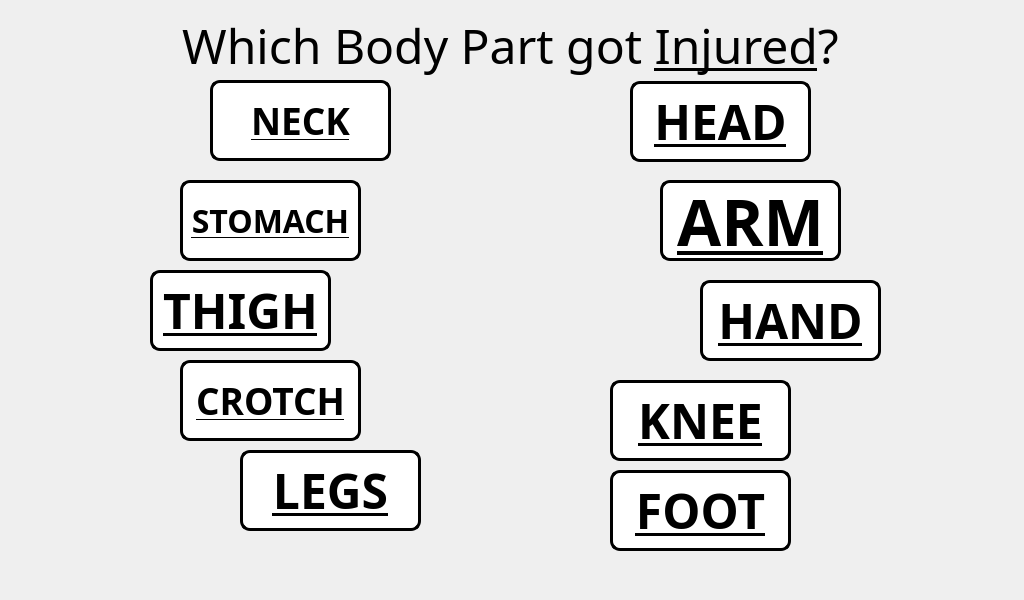
<?xml version="1.0" encoding="UTF-8"?>
<ui version="4.0">
 <class>mainWindow</class>
 <widget class="QMainWindow" name="mainWindow">
  <property name="geometry">
   <rect>
    <x>0</x>
    <y>0</y>
    <width>1024</width>
    <height>600</height>
   </rect>
  </property>
  <property name="minimumSize">
   <size>
    <width>1024</width>
    <height>600</height>
   </size>
  </property>
  <property name="maximumSize">
   <size>
    <width>1024</width>
    <height>600</height>
   </size>
  </property>
  <property name="windowTitle">
   <string>Select Body Part</string>
  </property>
  <widget class="QWidget" name="centralwidget">
   <widget class="QLabel" name="TITLE">
    <property name="geometry">
     <rect>
      <x>0</x>
      <y>0</y>
      <width>1021</width>
      <height>91</height>
     </rect>
    </property>
    <property name="font">
     <font>
      <family>Unispace</family>
      <pointsize>24</pointsize>
     </font>
    </property>
    <property name="text">
     <string>&lt;html&gt;&lt;head/&gt;&lt;body&gt;&lt;p&gt;&lt;span style=&quot; font-size:36pt;&quot;&gt;Which Body Part got &lt;/span&gt;&lt;span style=&quot; font-size:36pt; text-decoration: underline;&quot;&gt;Injured&lt;/span&gt;&lt;span style=&quot; font-size:36pt;&quot;&gt;?&lt;/span&gt;&lt;/p&gt;&lt;/body&gt;&lt;/html&gt;</string>
    </property>
    <property name="alignment">
     <set>Qt::AlignCenter</set>
    </property>
   </widget>
   <widget class="QLabel" name="body_part">
    <property name="geometry">
     <rect>
      <x>10</x>
      <y>60</y>
      <width>1001</width>
      <height>521</height>
     </rect>
    </property>
    <property name="text">
     <string/>
    </property>
    <property name="textFormat">
     <enum>Qt::PlainText</enum>
    </property>
    <property name="pixmap">
     <pixmap>pictures/program_pictures/body_part_types.png</pixmap>
    </property>
   </widget>
   <widget class="QPushButton" name="hand_button">
    <property name="geometry">
     <rect>
      <x>700</x>
      <y>280</y>
      <width>181</width>
      <height>81</height>
     </rect>
    </property>
    <property name="font">
     <font>
      <family>Unispace</family>
      <pointsize>36</pointsize>
      <weight>75</weight>
      <bold>true</bold>
      <underline>true</underline>
     </font>
    </property>
    <property name="styleSheet">
     <string notr="true">QPushButton:hover:!pressed
{
  background-color: rgb(195,30,60);
}

QPushButton
{
  background-color: white;
color: black;
border-style: outset;
border-width: 3px;
border-radius:10px;
border-color: black;
}</string>
    </property>
    <property name="text">
     <string>HAND</string>
    </property>
   </widget>
   <widget class="QLabel" name="label">
    <property name="geometry">
     <rect>
      <x>0</x>
      <y>0</y>
      <width>1024</width>
      <height>600</height>
     </rect>
    </property>
    <property name="minimumSize">
     <size>
      <width>1024</width>
      <height>600</height>
     </size>
    </property>
    <property name="maximumSize">
     <size>
      <width>1024</width>
      <height>600</height>
     </size>
    </property>
    <property name="text">
     <string/>
    </property>
    <property name="pixmap">
     <pixmap>pictures/program_pictures/main_wallpaper.png</pixmap>
    </property>
   </widget>
   <widget class="QPushButton" name="head_button">
    <property name="geometry">
     <rect>
      <x>630</x>
      <y>81</y>
      <width>181</width>
      <height>81</height>
     </rect>
    </property>
    <property name="font">
     <font>
      <family>Unispace</family>
      <pointsize>36</pointsize>
      <weight>75</weight>
      <bold>true</bold>
      <underline>true</underline>
     </font>
    </property>
    <property name="styleSheet">
     <string notr="true">QPushButton:hover:!pressed
{
  background-color: rgb(195,30,60);
}

QPushButton
{
  background-color: white;
color: black;
border-style: outset;
border-width: 3px;
border-radius:10px;
border-color: black;
}</string>
    </property>
    <property name="text">
     <string>HEAD</string>
    </property>
   </widget>
   <widget class="QPushButton" name="knee_button">
    <property name="geometry">
     <rect>
      <x>610</x>
      <y>380</y>
      <width>181</width>
      <height>81</height>
     </rect>
    </property>
    <property name="font">
     <font>
      <family>Unispace</family>
      <pointsize>36</pointsize>
      <weight>75</weight>
      <bold>true</bold>
      <underline>true</underline>
     </font>
    </property>
    <property name="styleSheet">
     <string notr="true">QPushButton:hover:!pressed
{
  background-color: rgb(195,30,60);
}

QPushButton
{
  background-color: white;
color: black;
border-style: outset;
border-width: 3px;
border-radius:10px;
border-color: black;
}</string>
    </property>
    <property name="text">
     <string>KNEE</string>
    </property>
   </widget>
   <widget class="QPushButton" name="stomach_button">
    <property name="geometry">
     <rect>
      <x>180</x>
      <y>180</y>
      <width>181</width>
      <height>81</height>
     </rect>
    </property>
    <property name="font">
     <font>
      <family>PibotoLt</family>
      <pointsize>24</pointsize>
      <weight>75</weight>
      <bold>true</bold>
      <underline>true</underline>
     </font>
    </property>
    <property name="styleSheet">
     <string notr="true">QPushButton:hover:!pressed
{
  background-color: rgb(195,30,60);
}

QPushButton
{
  background-color: white;
color: black;
border-style: outset;
border-width: 3px;
border-radius:10px;
border-color: black;
}</string>
    </property>
    <property name="text">
     <string>STOMACH</string>
    </property>
   </widget>
   <widget class="QPushButton" name="arm_button">
    <property name="geometry">
     <rect>
      <x>660</x>
      <y>180</y>
      <width>181</width>
      <height>81</height>
     </rect>
    </property>
    <property name="font">
     <font>
      <family>Unispace</family>
      <pointsize>48</pointsize>
      <weight>75</weight>
      <bold>true</bold>
      <underline>true</underline>
     </font>
    </property>
    <property name="styleSheet">
     <string notr="true">QPushButton:hover:!pressed
{
  background-color: rgb(195,30,60);
}

QPushButton
{
  background-color: white;
color: black;
border-style: outset;
border-width: 3px;
border-radius:10px;
border-color: black;
}</string>
    </property>
    <property name="text">
     <string>ARM</string>
    </property>
   </widget>
   <widget class="QPushButton" name="neck_button">
    <property name="geometry">
     <rect>
      <x>210</x>
      <y>80</y>
      <width>181</width>
      <height>81</height>
     </rect>
    </property>
    <property name="font">
     <font>
      <family>Unispace</family>
      <pointsize>28</pointsize>
      <weight>75</weight>
      <bold>true</bold>
      <underline>true</underline>
     </font>
    </property>
    <property name="styleSheet">
     <string notr="true">QPushButton:hover:!pressed
{
  background-color: rgb(195,30,60);
}

QPushButton
{
  background-color: white;
color: black;
border-style: outset;
border-width: 3px;
border-radius:10px;
border-color: black;
}</string>
    </property>
    <property name="text">
     <string>NECK</string>
    </property>
   </widget>
   <widget class="QPushButton" name="foot_button">
    <property name="geometry">
     <rect>
      <x>610</x>
      <y>470</y>
      <width>181</width>
      <height>81</height>
     </rect>
    </property>
    <property name="font">
     <font>
      <family>Unispace</family>
      <pointsize>36</pointsize>
      <weight>75</weight>
      <bold>true</bold>
      <underline>true</underline>
     </font>
    </property>
    <property name="styleSheet">
     <string notr="true">QPushButton:hover:!pressed
{
  background-color: rgb(195,30,60);
}

QPushButton
{
  background-color: white;
color: black;
border-style: outset;
border-width: 3px;
border-radius:10px;
border-color: black;
}</string>
    </property>
    <property name="text">
     <string>FOOT</string>
    </property>
   </widget>
   <widget class="QPushButton" name="thigh_button">
    <property name="geometry">
     <rect>
      <x>150</x>
      <y>270</y>
      <width>181</width>
      <height>81</height>
     </rect>
    </property>
    <property name="font">
     <font>
      <family>Unispace</family>
      <pointsize>36</pointsize>
      <weight>75</weight>
      <bold>true</bold>
      <underline>true</underline>
     </font>
    </property>
    <property name="styleSheet">
     <string notr="true">QPushButton:hover:!pressed
{
  background-color: rgb(195,30,60);
}

QPushButton
{
  background-color: white;
color: black;
border-style: outset;
border-width: 3px;
border-radius:10px;
border-color: black;
}</string>
    </property>
    <property name="text">
     <string>THIGH</string>
    </property>
   </widget>
   <widget class="QPushButton" name="legs_button">
    <property name="geometry">
     <rect>
      <x>240</x>
      <y>450</y>
      <width>181</width>
      <height>81</height>
     </rect>
    </property>
    <property name="font">
     <font>
      <family>Unispace</family>
      <pointsize>36</pointsize>
      <weight>75</weight>
      <bold>true</bold>
      <underline>true</underline>
     </font>
    </property>
    <property name="styleSheet">
     <string notr="true">QPushButton:hover:!pressed
{
  background-color: rgb(195,30,60);
}

QPushButton
{
  background-color: white;
color: black;
border-style: outset;
border-width: 3px;
border-radius:10px;
border-color: black;
}</string>
    </property>
    <property name="text">
     <string>LEGS</string>
    </property>
   </widget>
   <widget class="QPushButton" name="crotch_button">
    <property name="geometry">
     <rect>
      <x>180</x>
      <y>360</y>
      <width>181</width>
      <height>81</height>
     </rect>
    </property>
    <property name="font">
     <font>
      <family>Unispace</family>
      <pointsize>28</pointsize>
      <weight>75</weight>
      <bold>true</bold>
      <underline>true</underline>
     </font>
    </property>
    <property name="styleSheet">
     <string notr="true">QPushButton:hover:!pressed
{
  background-color: rgb(195,30,60);
}

QPushButton
{
  background-color: white;
color: black;
border-style: outset;
border-width: 3px;
border-radius:10px;
border-color: black;
}</string>
    </property>
    <property name="text">
     <string>CROTCH</string>
    </property>
   </widget>
   <zorder>label</zorder>
   <zorder>TITLE</zorder>
   <zorder>body_part</zorder>
   <zorder>hand_button</zorder>
   <zorder>head_button</zorder>
   <zorder>knee_button</zorder>
   <zorder>stomach_button</zorder>
   <zorder>arm_button</zorder>
   <zorder>neck_button</zorder>
   <zorder>foot_button</zorder>
   <zorder>thigh_button</zorder>
   <zorder>legs_button</zorder>
   <zorder>crotch_button</zorder>
  </widget>
 </widget>
 <resources/>
 <connections/>
</ui>
